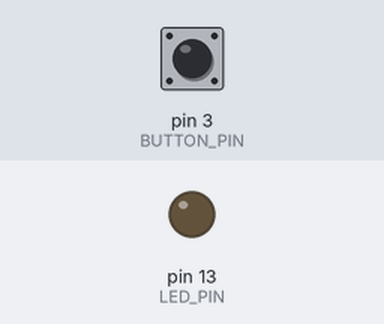
Bench run of a sketch on a simulated Arduino Uno, built with avr-gcc and run on an emulated ATmega328P. Shown: output pins drawn as LEDs (lit = HIGH). Inputs (shaded band) come from the test bench; at power-on: pin 3 (BUTTON_PIN) HIGH.

Above: at 1.2 s.
1.3 s: pin 3 (BUTTON_PIN) pulled LOW for 0.15 s
At 2.5 s:
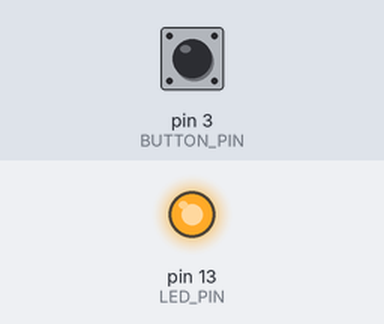
2.9 s: pin 3 (BUTTON_PIN) pulled LOW for 1 s
At 3.7 s:
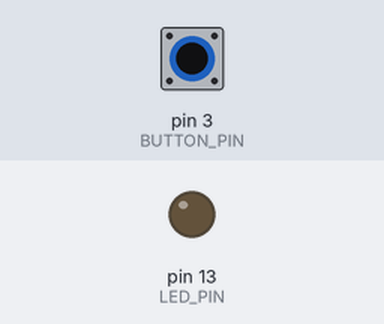
5.4 s: pin 3 (BUTTON_PIN) pulled LOW for 3.2 s
At 6.8 s:
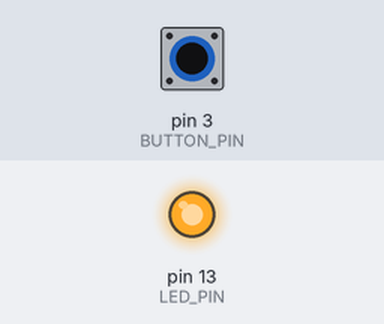
Timing chart, 0 to 8.4 s (numbered marks = the images above; inputs shaded):
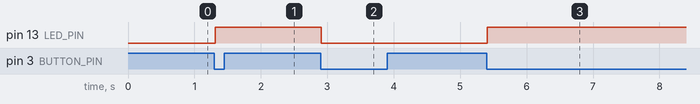

The sketch:

sketch.ino
```cpp
#define BUTTON_PIN 3
#define LED_PIN 13

boolean buttonWasUp = true; // is button up?
boolean ledEnabled = false;

void setup()
{
    pinMode(LED_PIN, OUTPUT);
    pinMode(BUTTON_PIN, INPUT_PULLUP);
}

void loop()
{
    // to detect "click" moment we should first determine if button is pressed
    // (false) or not (true) right now.
    boolean buttonIsUp = digitalRead(BUTTON_PIN);
    // if button was up and is pressed right now
    if (buttonWasUp && !buttonIsUp) {
        // it might be a click or it might be a false positive
        // let's wait for 10 ms to make sure it's not latter
        delay(10);
        // read button pin again
        buttonIsUp = digitalRead(BUTTON_PIN);
        // if button is still pressed
        if (!buttonIsUp) {
            ledEnabled = !ledEnabled;
            digitalWrite(LED_PIN, ledEnabled);
        }
    }
    // rename last button state for the new iteration
    buttonWasUp = buttonIsUp;
}
```

Measured:
- after the input at 1.3 s, pin 13 (LED_PIN): LOW → HIGH at once
- after the input at 2.9 s, pin 13 (LED_PIN): HIGH → LOW at once
- after the input at 5.4 s, pin 13 (LED_PIN): LOW → HIGH at once
